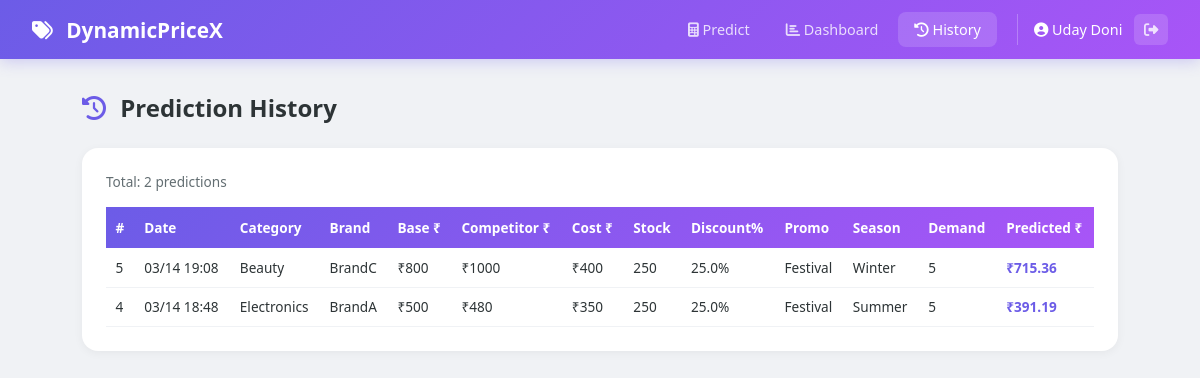
The app's page /history (signed in) with its own data.
### database.py (models this page shows, shortened)
class User(UserMixin, db.Model):
    __tablename__ = 'users'
    id = db.Column(db.Integer, primary_key=True)
    username = db.Column(db.String(80), unique=True, nullable=False)
    email = db.Column(db.String(120), unique=True, nullable=False)
    password_hash = db.Column(db.String(256), nullable=False)
    full_name = db.Column(db.String(150), nullable=True)
    company = db.Column(db.String(150), nullable=True)
    created_at = db.Column(db.DateTime, default=datetime.utcnow)
    last_login = db.Column(db.DateTime, nullable=True)
    predictions = db.relationship('PredictionLog', backref='user', lazy=True)

class PredictionLog(db.Model):
    __tablename__ = 'prediction_logs'
    id = db.Column(db.Integer, primary_key=True)
    user_id = db.Column(db.Integer, db.ForeignKey('users.id'), nullable=False)
    product_category = db.Column(db.String(50))
    brand = db.Column(db.String(50))
    base_price = db.Column(db.Float)
    competitor_price = db.Column(db.Float)
    cost_price = db.Column(db.Float)
    stock_quantity = db.Column(db.Integer)
    daily_views = db.Column(db.Integer)
    daily_sales = db.Column(db.Integer)
    add_to_cart_count = db.Column(db.Integer)
    customer_rating = db.Column(db.Float)
    review_count = db.Column(db.Integer)
    discount_percentage = db.Column(db.Float)
    advertising_spend = db.Column(db.Float)
    promotion_type = db.Column(db.String(50))
    day_of_week = db.Column(db.Integer)
    season = db.Column(db.String(50))
    demand_index = db.Column(db.Integer)
    price_elasticity = db.Column(db.Float)
    predicted_price = db.Column(db.Float)
    created_at = db.Column(db.DateTime, default=datetime.utcnow)

### app.py (the view)
@app.route('/history')
@login_required
def history():
    predictions = PredictionLog.query.filter_by(
        user_id=current_user.id
    ).order_by(PredictionLog.created_at.desc()).all()
    return render_template('history.html', predictions=predictions)

### app.py (called while the page is built)
@login_manager.user_loader
def load_user(user_id):
    return User.query.get(int(user_id))

### templates/history.html (shortened to what this page needs)
<!DOCTYPE html>
<html lang="en">
<head>
    <link rel="stylesheet" href="{{ url_for('static', filename='css/style.css') }}">
    <link rel="stylesheet" href="https://cdnjs.cloudflare.com/ajax/libs/font-awesome/6.5.0/css/all.min.css">
</head>
<body>
    <nav class="navbar">
        <div class="nav-brand"><i class="fas fa-tags"></i> DynamicPriceX</div>
        <div class="nav-links">
            <a href="/"><i class="fas fa-calculator"></i> Predict</a>
            <a href="/dashboard"><i class="fas fa-chart-bar"></i> Dashboard</a>
            <a href="/history" class="active"><i class="fas fa-history"></i> History</a>
            <div class="nav-user">
                <span><i class="fas fa-user-circle"></i> {{ current_user.full_name or current_user.username }}</span>
                <a href="/logout" class="btn-nav-logout"><i class="fas fa-sign-out-alt"></i></a>
            </div>
        </div>
    </nav>
    <div class="container">
        <h1 class="page-title"><i class="fas fa-history"></i> Prediction History</h1>
        {% if predictions %}
        <div class="detail-card full-width">
            <p class="subtitle">Total: {{ predictions|length }} predictions</p>
            <div class="table-scroll">
                <table class="data-table">
                    <thead>
                        <tr>
                            <th>#</th><th>Date</th><th>Category</th><th>Brand</th>
                            <th>Base ₹</th><th>Competitor ₹</th><th>Cost ₹</th>
                            <th>Stock</th><th>Discount%</th><th>Promo</th>
                            <th>Season</th><th>Demand</th>
                            <th>Predicted ₹</th>
                        </tr>
                    </thead>
                    <tbody>
                        {% for p in predictions %}
                        <tr>
                            <td>{{ p.id }}</td>
                            <td>{{ p.created_at.strftime('%m/%d %H:%M') }}</td>
                            <td>{{ p.product_category }}</td>
                            <td>{{ p.brand }}</td>
                            <td>₹{{ "%.0f"|format(p.base_price) }}</td>
                            <td>₹{{ "%.0f"|format(p.competitor_price) }}</td>
                            <td>₹{{ "%.0f"|format(p.cost_price) }}</td>
                            <td>{{ p.stock_quantity }}</td>
                            <td>{{ p.discount_percentage }}%</td>
                            <td>{{ p.promotion_type }}</td>
                            <td>{{ p.season }}</td>
                            <td>{{ p.demand_index }}</td>
                            <td class="price-col"><strong>₹{{ "%.2f"|format(p.predicted_price) }}</strong></td>
                        </tr>
                        {% endfor %}
                    </tbody>
                </table>
            </div>
        </div>
        {% else %}
        <div class="no-model">
            <i class="fas fa-inbox fa-3x"></i>
            <h2>No Predictions Yet</h2>
            <p>Go to <a href="/">Predict</a> to make your first prediction.</p>
        </div>
        {% endif %}
    </div>
</body>
</html>

### static/css/style.css (style rules this page uses)
* { margin: 0; padding: 0; box-sizing: border-box; }
:root { --primary: #6c5ce7; --primary-dark: #5a4bd1; --gradient: linear-gradient(135deg, #6c5ce7, #a855f7); --bg: #f0f2f5; --card: #ffffff; --text: #2d3436; --text-light: #636e72; --border: #dfe6e9; --success: #00b894; --warning: #fdcb6e; --danger: #e17055; --info: #0984e3; }
body { font-family: 'Segoe UI', system-ui, -apple-system, sans-serif; background: var(--bg); color: var(--text); min-height: 100vh; }
.navbar { background: var(--gradient); padding: 0.75rem 2rem; display: flex; justify-content: space-between; align-items: center; position: sticky; top: 0; z-index: 100; box-shadow: 0 2px 15px rgba(108,92,231,0.3); }
.nav-brand { color: white; font-size: 1.3rem; font-weight: 700; }
.nav-brand i { margin-right: 0.5rem; }
.nav-links { display: flex; align-items: center; gap: 0.25rem; }
.nav-links a { color: rgba(255,255,255,0.8); text-decoration: none; padding: 0.5rem 1rem; border-radius: 8px; font-size: 0.9rem; font-weight: 500; transition: all 0.3s; }
.nav-links a:hover, .nav-links a.active { color: white; background: rgba(255,255,255,0.15); }
.nav-user { display: flex; align-items: center; gap: 0.75rem; margin-left: 1rem; padding-left: 1rem; border-left: 1px solid rgba(255,255,255,0.25); color: white; font-size: 0.9rem; }
.btn-nav-logout { background: rgba(255,255,255,0.15) !important; padding: 0.4rem 0.6rem !important; border-radius: 6px !important; }
.container { max-width: 1100px; margin: 0 auto; padding: 2rem; }
.page-title { font-size: 1.5rem; margin-bottom: 1.5rem; color: var(--text); }
.page-title i { color: var(--primary); margin-right: 0.5rem; }
.detail-card { background: white; border-radius: 16px; padding: 1.5rem; box-shadow: 0 2px 10px rgba(0,0,0,0.05); }
.detail-card.full-width { grid-column: 1 / -1; }
.subtitle { color: var(--text-light); font-size: 0.85rem; margin-bottom: 1rem; }
.table-scroll { overflow-x: auto; }
.data-table { width: 100%; border-collapse: collapse; font-size: 0.85rem; }
.data-table thead { background: var(--gradient); color: white; }
.data-table th { padding: 0.7rem 0.6rem; font-weight: 600; text-align: left; white-space: nowrap; }
.data-table td { padding: 0.6rem; border-bottom: 1px solid #f0f2f5; }
.price-col { color: var(--primary); font-weight: 700; }

### records on screen
User: full_name "Uday Doni"
PredictionLog: id "5", created_at "03/14 19:08", product_category "Beauty", brand "BrandC", base_price "800", competitor_price "1000", cost_price "400", stock_quantity "250", discount_percentage "25.0", promotion_type "Festival", season "Winter", demand_index "5", predicted_price "715.36"
PredictionLog: id "4", created_at "03/14 18:48", product_category "Electronics", brand "BrandA", base_price "500", competitor_price "480", cost_price "350", stock_quantity "250", discount_percentage "25.0", promotion_type "Festival", season "Summer", demand_index "5", predicted_price "391.19"

### other values on screen
{{ predictions|length }} "2"
